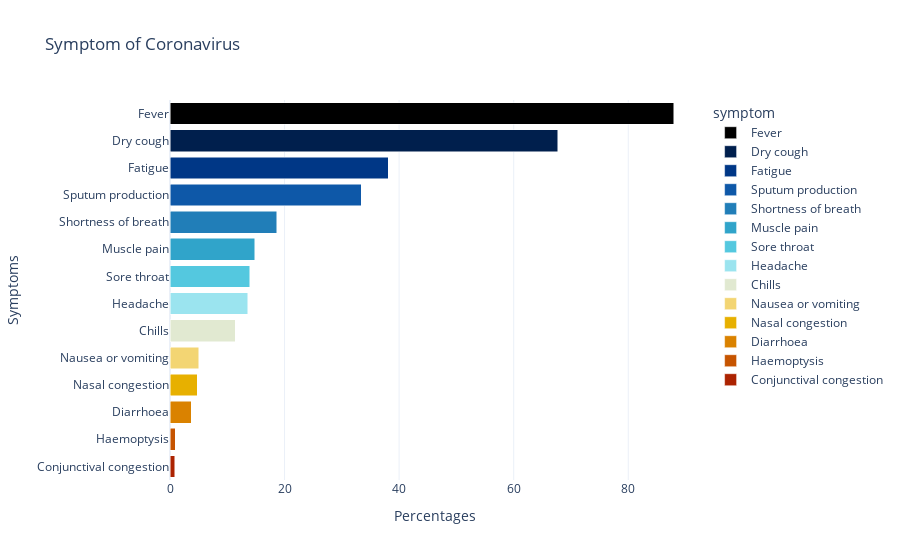

Notebook source saved alongside this figure:
### Markdown cell above
# **Overall view of the situation**

### Code cell
fig = px.bar(symptoms[['symptom', 'percentage']].sort_values('percentage', ascending=False), 
             x="percentage", y="symptom", color='symptom',color_discrete_sequence = ex.colors.cyclical.IceFire
              ,title='Symptom of Coronavirus',orientation='h')
fig.update_layout(plot_bgcolor='rgb(275, 270, 273)')
fig.update_traces(textposition='inside')
fig.update_layout(uniformtext_minsize=8, uniformtext_mode='hide')
fig.update_layout(barmode='stack')
fig.update_layout(plot_bgcolor='rgb(275, 270, 273)',yaxis_title='Symptoms',xaxis_title='Percentages')
fig.update_layout(template = 'plotly_white')
fig.show()

### Figure 1 — Plotly figure (JSON) as saved in the notebook; plotly's stock layout.template omitted (floating-point values rounded to 4 significant figures)
{"data": [{"alignmentgroup": "True", "hovertemplate": "symptom=%{y}<br>percentage=%{x}<extra></extra>", "legendgroup": "Fever", "marker": {"color": "#000000"}, "name": "Fever", "offsetgroup": "Fever", "orientation": "h", "showlegend": true, "textposition": "inside", "type": "bar", "x": [87.9], "xaxis": "x", "y": ["Fever"], "yaxis": "y"}, {"alignmentgroup": "True", "hovertemplate": "symptom=%{y}<br>percentage=%{x}<extra></extra>", "legendgroup": "Dry cough", "marker": {"color": "#001f4d"}, "name": "Dry cough", "offsetgroup": "Dry cough", "orientation": "h", "showlegend": true, "textposition": "inside", "type": "bar", "x": [67.7], "xaxis": "x", "y": ["Dry cough"], "yaxis": "y"}, {"alignmentgroup": "True", "hovertemplate": "symptom=%{y}<br>percentage=%{x}<extra></extra>", "legendgroup": "Fatigue", "marker": {"color": "#003786"}, "name": "Fatigue", "offsetgroup": "Fatigue", "orientation": "h", "showlegend": true, "textposition": "inside", "type": "bar", "x": [38.1], "xaxis": "x", "y": ["Fatigue"], "yaxis": "y"}, {"alignmentgroup": "True", "hovertemplate": "symptom=%{y}<br>percentage=%{x}<extra></extra>", "legendgroup": "Sputum production", "marker": {"color": "#0e58a8"}, "name": "Sputum production", "offsetgroup": "Sputum production", "orientation": "h", "showlegend": true, "textposition": "inside", "type": "bar", "x": [33.4], "xaxis": "x", "y": ["Sputum production"], "yaxis": "y"}, {"alignmentgroup": "True", "hovertemplate": "symptom=%{y}<br>percentage=%{x}<extra></extra>", "legendgroup": "Shortness of breath", "marker": {"color": "#217eb8"}, "name": "Shortness of breath", "offsetgroup": "Shortness of breath", "orientation": "h", "showlegend": true, "textposition": "inside", "type": "bar", "x": [18.6], "xaxis": "x", "y": ["Shortness of breath"], "yaxis": "y"}, {"alignmentgroup": "True", "hovertemplate": "symptom=%{y}<br>percentage=%{x}<extra></extra>", "legendgroup": "Muscle pain", "marker": {"color": "#30a4ca"}, "name": "Muscle pain", "offsetgroup": "Muscle pain", "orientation": "h", "showlegend": true, "textposition": "inside", "type": "bar", "x": [14.8], "xaxis": "x", "y": ["Muscle pain"], "yaxis": "y"}, {"alignmentgroup": "True", "hovertemplate": "symptom=%{y}<br>percentage=%{x}<extra></extra>", "legendgroup": "Sore throat", "marker": {"color": "#54c8df"}, "name": "Sore throat", "offsetgroup": "Sore throat", "orientation": "h", "showlegend": true, "textposition": "inside", "type": "bar", "x": [13.9], "xaxis": "x", "y": ["Sore throat"], "yaxis": "y"}, {"alignmentgroup": "True", "hovertemplate": "symptom=%{y}<br>percentage=%{x}<extra></extra>", "legendgroup": "Headache", "marker": {"color": "#9be4ef"}, "name": "Headache", "offsetgroup": "Headache", "orientation": "h", "showlegend": true, "textposition": "inside", "type": "bar", "x": [13.6], "xaxis": "x", "y": ["Headache"], "yaxis": "y"}, {"alignmentgroup": "True", "hovertemplate": "symptom=%{y}<br>percentage=%{x}<extra></extra>", "legendgroup": "Chills", "marker": {"color": "#e1e9d1"}, "name": "Chills", "offsetgroup": "Chills", "orientation": "h", "showlegend": true, "textposition": "inside", "type": "bar", "x": [11.4], "xaxis": "x", "y": ["Chills"], "yaxis": "y"}, {"alignmentgroup": "True", "hovertemplate": "symptom=%{y}<br>percentage=%{x}<extra></extra>", "legendgroup": "Nausea or vomiting", "marker": {"color": "#f3d573"}, "name": "Nausea or vomiting", "offsetgroup": "Nausea or vomiting", "orientation": "h", "showlegend": true, "textposition": "inside", "type": "bar", "x": [5], "xaxis": "x", "y": ["Nausea or vomiting"], "yaxis": "y"}, {"alignmentgroup": "True", "hovertemplate": "symptom=%{y}<br>percentage=%{x}<extra></extra>", "legendgroup": "Nasal congestion", "marker": {"color": "#e7b000"}, "name": "Nasal congestion", "offsetgroup": "Nasal congestion", "orientation": "h", "showlegend": true, "textposition": "inside", "type": "bar", "x": [4.8], "xaxis": "x", "y": ["Nasal congestion"], "yaxis": "y"}, {"alignmentgroup": "True", "hovertemplate": "symptom=%{y}<br>percentage=%{x}<extra></extra>", "legendgroup": "Diarrhoea", "marker": {"color": "#da8200"}, "name": "Diarrhoea", "offsetgroup": "Diarrhoea", "orientation": "h", "showlegend": true, "textposition": "inside", "type": "bar", "x": [3.7], "xaxis": "x", "y": ["Diarrhoea"], "yaxis": "y"}, {"alignmentgroup": "True", "hovertemplate": "symptom=%{y}<br>percentage=%{x}<extra></extra>", "legendgroup": "Haemoptysis", "marker": {"color": "#c65400"}, "name": "Haemoptysis", "offsetgroup": "Haemoptysis", "orientation": "h", "showlegend": true, "textposition": "inside", "type": "bar", "x": [0.9], "xaxis": "x", "y": ["Haemoptysis"], "yaxis": "y"}, {"alignmentgroup": "True", "hovertemplate": "symptom=%{y}<br>percentage=%{x}<extra></extra>", "legendgroup": "Conjunctival congestion", "marker": {"color": "#ac2301"}, "name": "Conjunctival congestion", "offsetgroup": "Conjunctival congestion", "orientation": "h", "showlegend": true, "textposition": "inside", "type": "bar", "x": [0.8], "xaxis": "x", "y": ["Conjunctival congestion"], "yaxis": "y"}], "layout": {"barmode": "stack", "legend": {"title": {"text": "symptom"}, "tracegroupgap": 0}, "plot_bgcolor": "rgb(275, 270, 273)", "title": {"text": "Symptom of Coronavirus"}, "uniformtext": {"minsize": 8, "mode": "hide"}, "xaxis": {"anchor": "y", "domain": [0, 1], "title": {"text": "Percentages"}}, "yaxis": {"anchor": "x", "categoryarray": ["Conjunctival congestion", "Haemoptysis", "Diarrhoea", "Nasal congestion", "Nausea or vomiting", "Chills", "Headache", "Sore throat", "Muscle pain", "Shortness of breath", "Sputum production", "Fatigue", "Dry cough", "Fever"], "categoryorder": "array", "domain": [0, 1], "title": {"text": "Symptoms"}}}}
